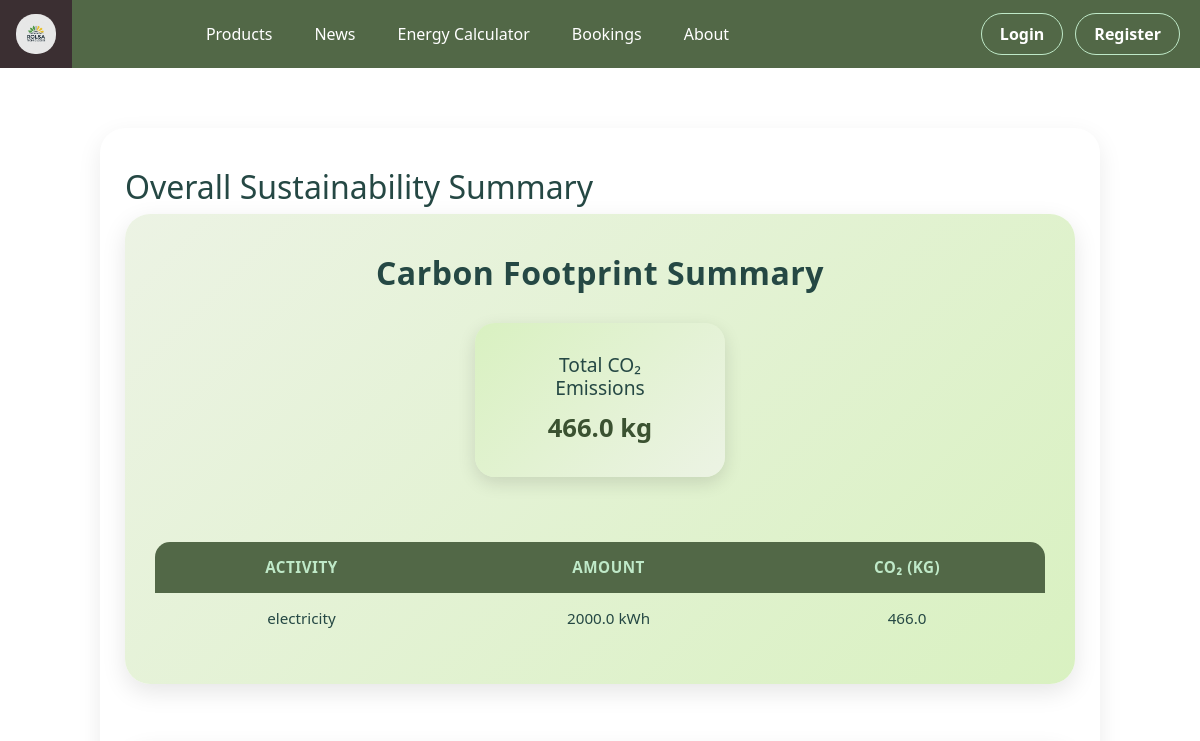
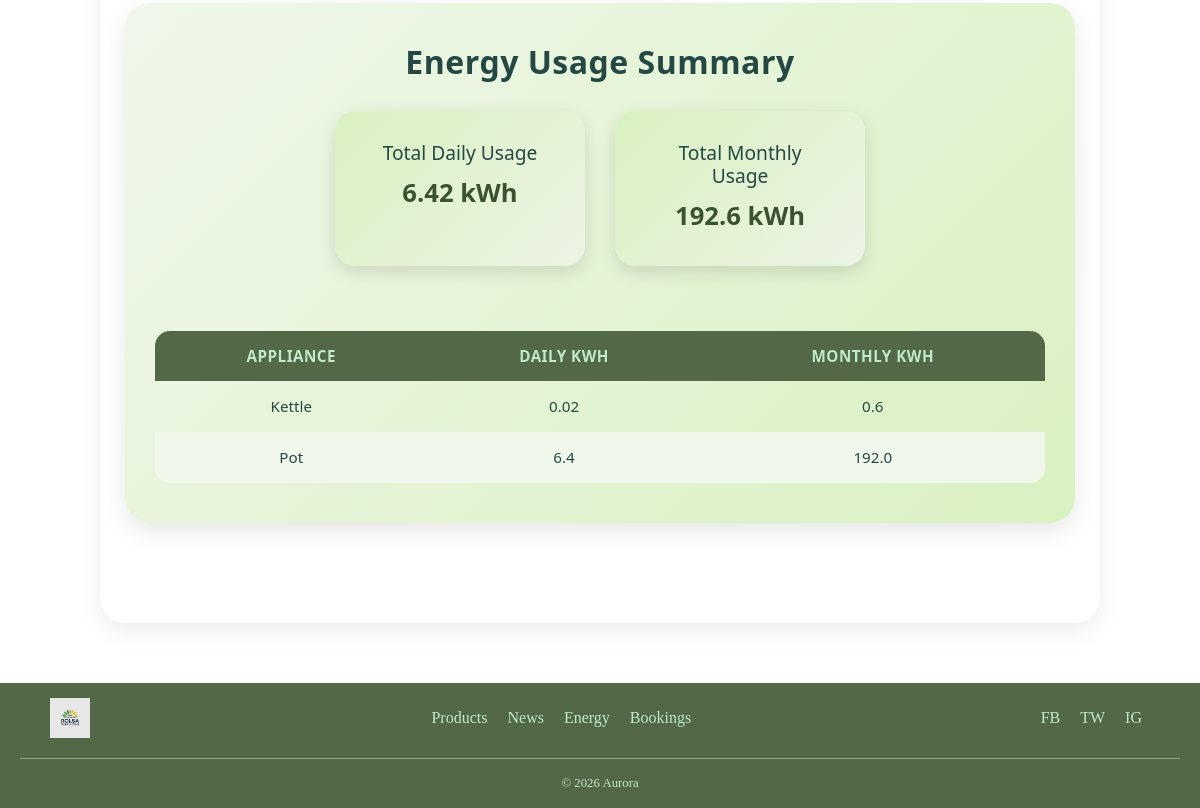
The page /summary on the database as committed earlier (2 pictures, top to bottom).
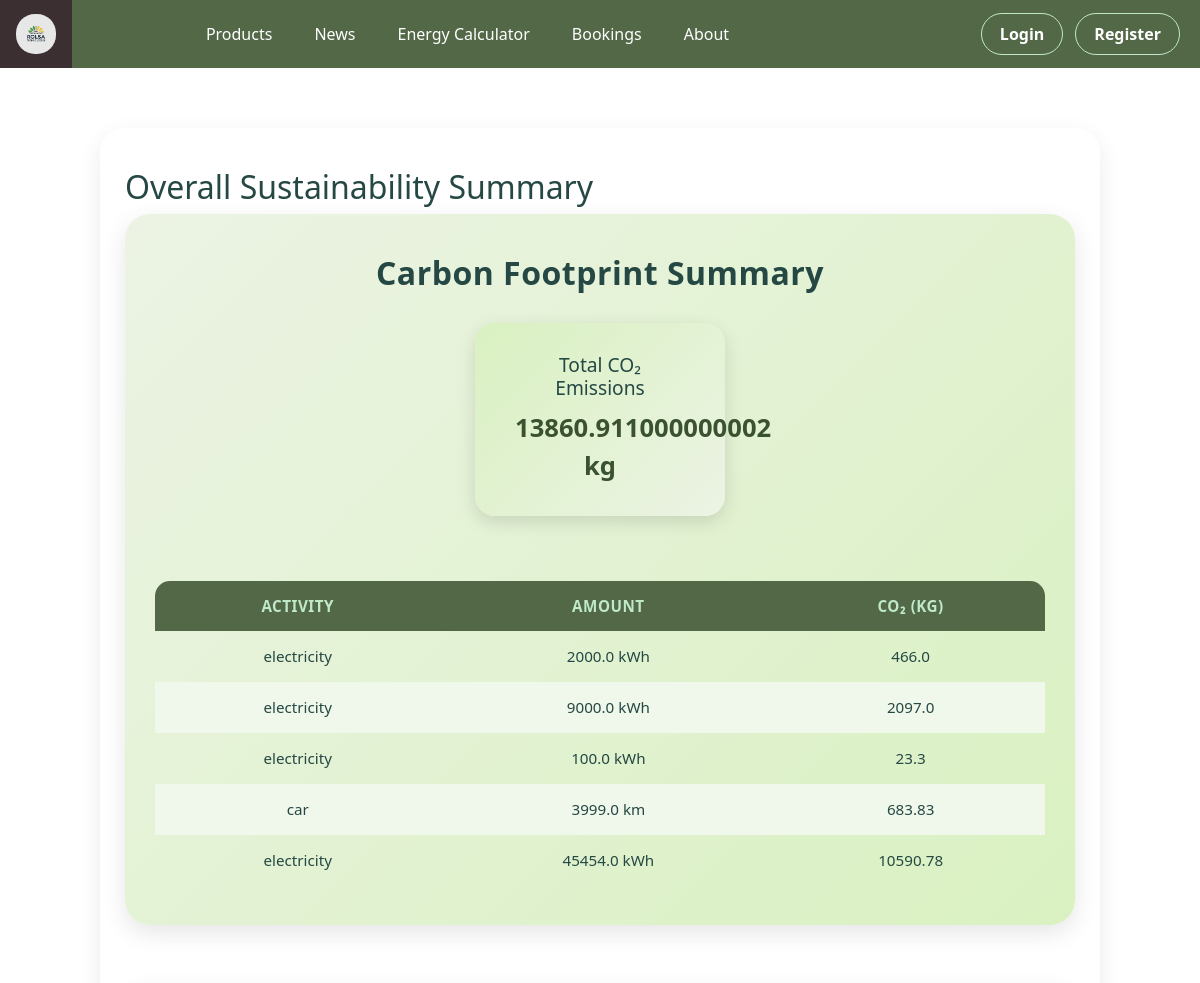
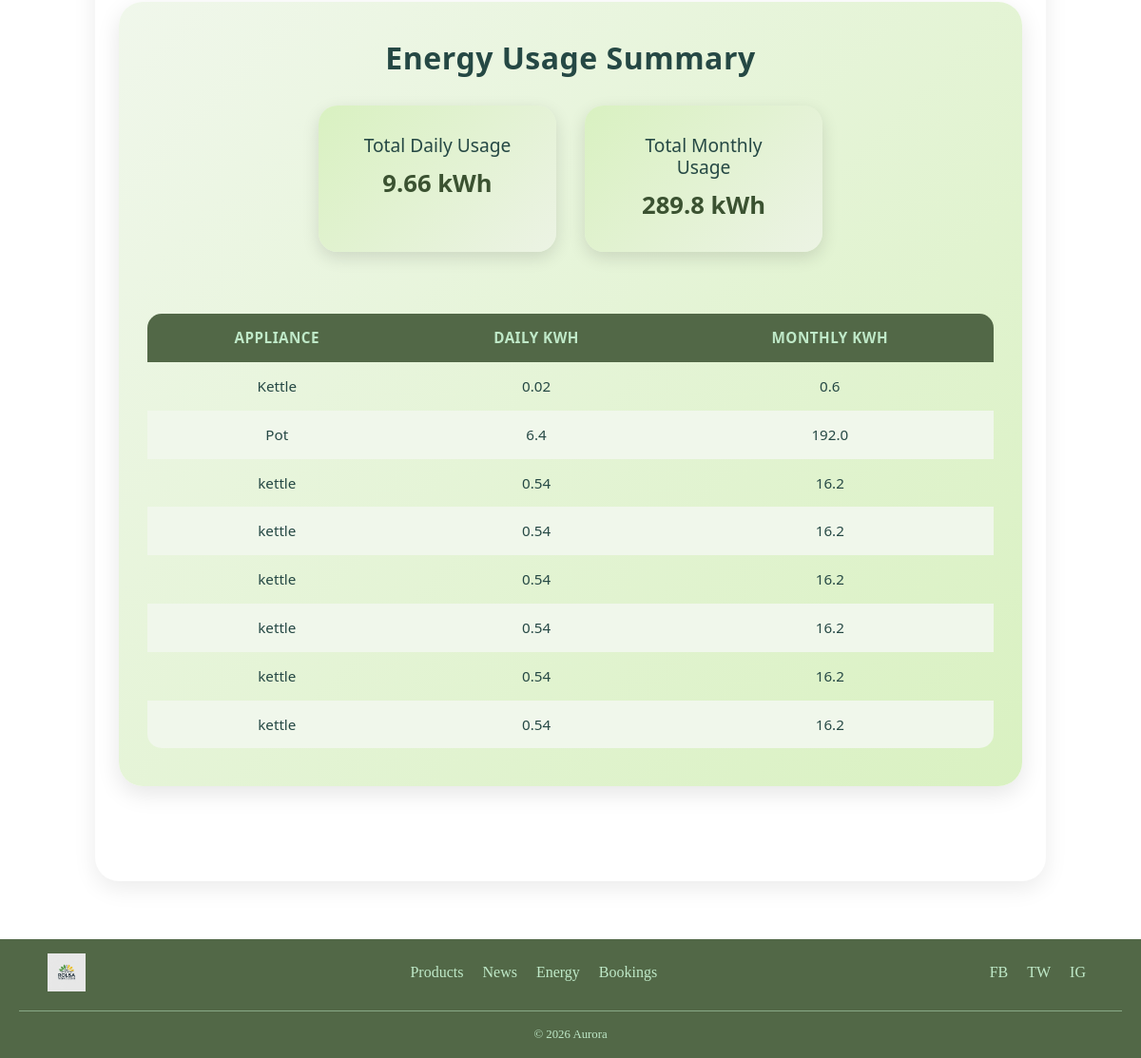
The same page on the database as committed later (2 pictures, top to bottom).
### tables this page shows
CREATE TABLE carbon_footprint (
        id INTEGER PRIMARY KEY AUTOINCREMENT,
        activity TEXT NOT NULL,
        amount REAL NOT NULL,
        unit TEXT NOT NULL,
        co2_kg REAL NOT NULL,
        created_at TIMESTAMP DEFAULT CURRENT_TIMESTAMP
    );

CREATE TABLE energy_usage (
            id INTEGER PRIMARY KEY AUTOINCREMENT,
            appliance TEXT NOT NULL,
            watts REAL NOT NULL,
            hours REAL NOT NULL,
            daily_kwh REAL NOT NULL,
            monthly_kwh REAL NOT NULL,
            created_at TIMESTAMP DEFAULT CURRENT_TIMESTAMP
        );

### app.py (the view)
@app.route("/summary")
def summary():
    conn = get_db_connection()
    energy_records = conn.execute(
        "SELECT appliance, daily_kwh, monthly_kwh FROM energy_usage"
    ).fetchall()
    energy_totals = conn.execute(
        "SELECT SUM(daily_kwh) AS total_daily, SUM(monthly_kwh) AS total_monthly FROM energy_usage"
    ).fetchone()
    carbon_records = conn.execute(
        "SELECT activity, amount, co2_kg, unit FROM carbon_footprint"
    ).fetchall()
    carbon_total = conn.execute(
        "SELECT SUM(co2_kg) AS total_co2 FROM carbon_footprint"
    ).fetchone()
    conn.close()
    return render_template(
        "summary.html",
        energy_records=energy_records,
        energy_totals=energy_totals,
        carbon_records=carbon_records,
        carbon_total=carbon_total
    )

### app.py (called while the page is built)
def get_db_connection():
    conn = sqlite3.connect(DATABASE)
    conn.row_factory = sqlite3.Row
    return conn

### templates/summary.html
{% extends "base.html" %}
{% block content %}
<section class="page-section">
  <h2 class="page-title">Overall Sustainability Summary</h2>
  <section class="carbon-section">
    <h3 class="section-subtitle">Carbon Footprint Summary</h3>
    <div class="summary-cards">
      <div class="summary-card">
        <h3>Total CO₂ Emissions</h3>
        <p>{{ carbon_total.total_co2 }} kg</p>
      </div>
    </div>
    <div class="table-container">
      <table class="summary-table">
        <thead>
          <tr><th>Activity</th><th>Amount</th><th>CO₂ (kg)</th></tr>
        </thead>
        <tbody>
          {% for row in carbon_records %}
          <tr>
            <td>{{ row.activity }}</td>
            <td>{{ row.amount }} {{ row.unit }}</td>
            <td>{{ row.co2_kg | round(2) }}</td>
          </tr>
          {% endfor %}
        </tbody>
      </table>
    </div>
  </section>
  <section class="energy-section">
    <h3 class="section-subtitle">Energy Usage Summary</h3>
    <div class="summary-cards">
      <div class="summary-card">
        <h3>Total Daily Usage</h3>
        <p>{{ energy_totals.total_daily | round(2) }} kWh</p>
      </div>
      <div class="summary-card">
        <h3>Total Monthly Usage</h3>
        <p>{{ energy_totals.total_monthly | round(2) }} kWh</p>
      </div>
    </div>
    <div class="table-container">
      <table class="summary-table">
        <thead>
          <tr><th>Appliance</th><th>Daily kWh</th><th>Monthly kWh</th></tr>
        </thead>
        <tbody>
          {% for row in energy_records %}
          <tr>
            <td>{{ row.appliance }}</td>
            <td>{{ row.daily_kwh | round(2) }}</td>
            <td>{{ row.monthly_kwh | round(2) }}</td>
          </tr>
          {% endfor %}
        </tbody>
      </table>
    </div>
  </section>
</section>
{% endblock %}

Rows that differ between the two databases and show on the page:
added carbon_footprint: activity "electricity", amount "9000.0", unit "kWh", co2_kg "2097.0"
added carbon_footprint: activity "electricity", amount "100.0", unit "kWh", co2_kg "23.3"
added carbon_footprint: activity "car", amount "3999.0", unit "km", co2_kg "683.83"
added carbon_footprint: activity "electricity", amount "45454.0", unit "kWh", co2_kg "10590.78"
added energy_usage: appliance "kettle", daily_kwh "0.54", monthly_kwh "16.2"
added energy_usage: appliance "kettle", daily_kwh "0.54", monthly_kwh "16.2"
added energy_usage: appliance "kettle", daily_kwh "0.54", monthly_kwh "16.2"
added energy_usage: appliance "kettle", daily_kwh "0.54", monthly_kwh "16.2"
added energy_usage: appliance "kettle", daily_kwh "0.54", monthly_kwh "16.2"
added energy_usage: appliance "kettle", daily_kwh "0.54", monthly_kwh "16.2"
Other text that changed with them:
{{ carbon_total.total_co2 }}: "466.0" → "13860.911000000002"
{{ energy_totals.total_daily | round(2) }}: "6.42" → "9.66"
{{ energy_totals.total_monthly | round(2) }}: "192.6" → "289.8"
